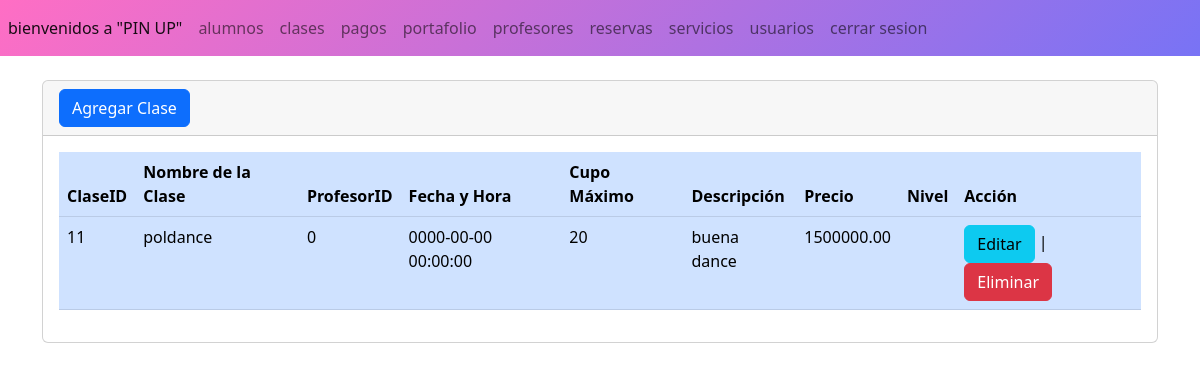
The page /admin/secciones/clases/index.php on the database its author committed.
### tables this page shows
CREATE TABLE `clases` (
  `ClaseID` int(11) NOT NULL,
  `NombreClase` varchar(255) NOT NULL,
  `ProfesorID` int(11) DEFAULT NULL,
  `FechaHora` datetime DEFAULT NULL,
  `CupoMaximo` int(11) DEFAULT NULL,
  `Descripcion` text DEFAULT NULL,
  `Precio` decimal(10,2) DEFAULT NULL,
  `Nivel` enum('Principiante','Intermedio','Avanzado') DEFAULT NULL
);

### admin/secciones/clases/index.php (the view, shortened to what this page needs)
<?php
include("../../bd.php");
$conexion = new PDO("mysql:host=$servidor;dbname=$basededatos", $usuario, $contraseña);
$sentencia = $conexion->prepare("SELECT * FROM `clases`");
$sentencia->execute();
$lista_clases = $sentencia->fetchAll(PDO::FETCH_ASSOC);
include("../../templates/header.php");
?>
<div class="card">
    <div class="card-header">
        <a name="" id="" class="btn btn-primary" href="crear.php" role="button">Agregar Clase</a>
    </div>
    <div class="card-body">
        <div class="table-responsive">
            <table class="table table-primary">
                <thead>
                    <tr>
                        <th scope="col">ClaseID</th>
                        <th scope="col">Nombre de la Clase</th>
                        <th scope="col">ProfesorID</th>
                        <th scope="col">Fecha y Hora</th>
                        <th scope="col">Cupo Máximo</th>
                        <th scope="col">Descripción</th>
                        <th scope="col">Precio</th>
                        <th scope="col">Nivel</th>
                        <th scope="col">Acción</th>
                    </tr>
                </thead>
                <tbody>
                    <?php foreach ($lista_clases as $clase) { ?>
                        <tr>
                            <td><?php echo $clase['ClaseID']; ?></td>
                            <td><?php echo $clase['NombreClase']; ?></td>
                            <td><?php echo $clase['ProfesorID']; ?></td>
                            <td><?php echo $clase['FechaHora']; ?></td>
                            <td><?php echo $clase['CupoMaximo']; ?></td>
                            <td><?php echo $clase['Descripcion']; ?></td>
                            <td><?php echo $clase['Precio']; ?></td>
                            <td><?php echo $clase['Nivel']; ?></td>
                            <td>
                                <a name="" id="" class="btn btn-info" href="editar.php?txtid=<?php echo $clase["ClaseID"]; ?>" role="button">Editar</a>
                                |
                                <a name="" id="" class="btn btn-danger" href="index.php?txtid=<?php echo $clase["ClaseID"]; ?>" role="button">Eliminar</a>
                            </td>
                        </tr>
                    <?php } ?>
                </tbody>
            </table>
        </div>
    </div>
</div>
<?php include("../../templates/footer.php"); ?>

### rows shown on the page
clases: ClaseID "11", NombreClase "poldance", ProfesorID "0", FechaHora "0000-00-00 00:00:00", CupoMaximo "20", Descripcion "buena dance", Precio "1500000.00"
